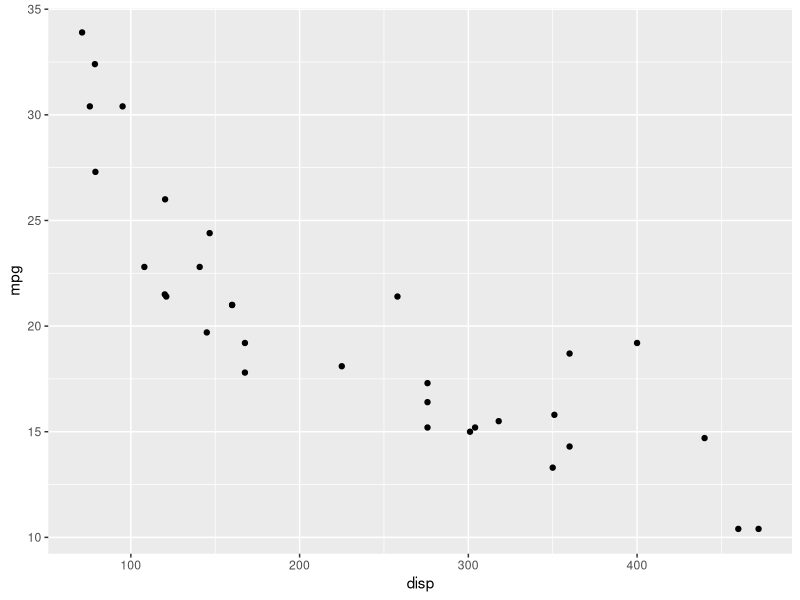
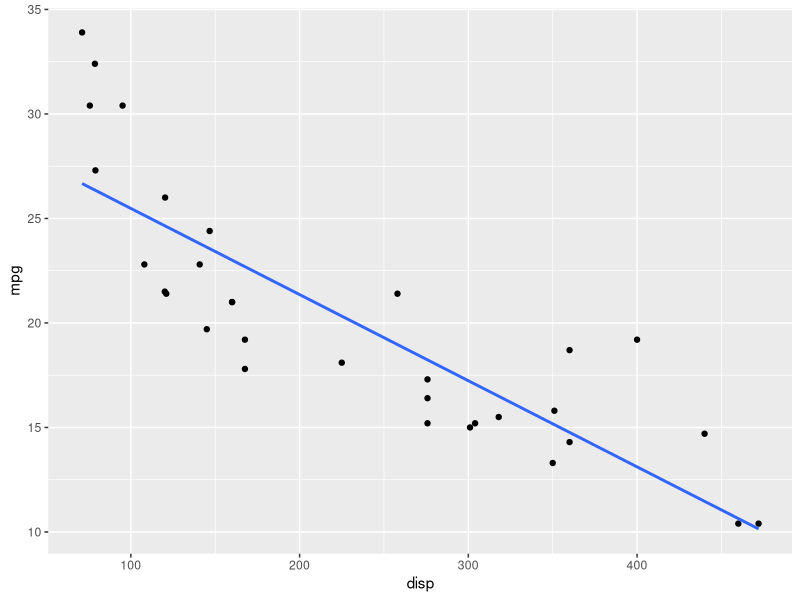
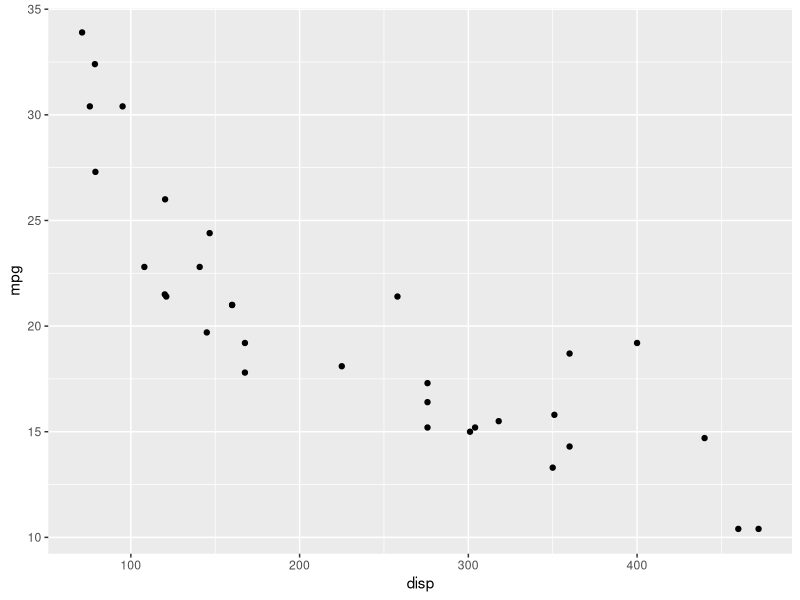
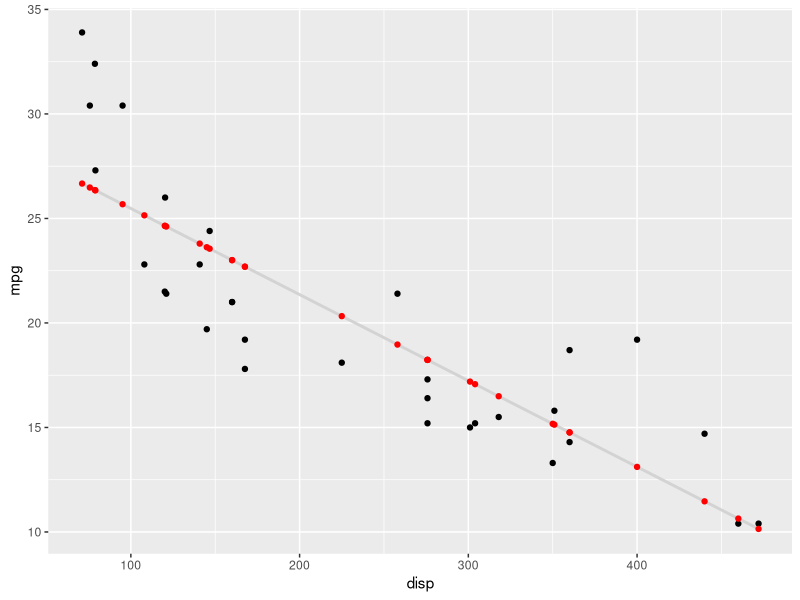
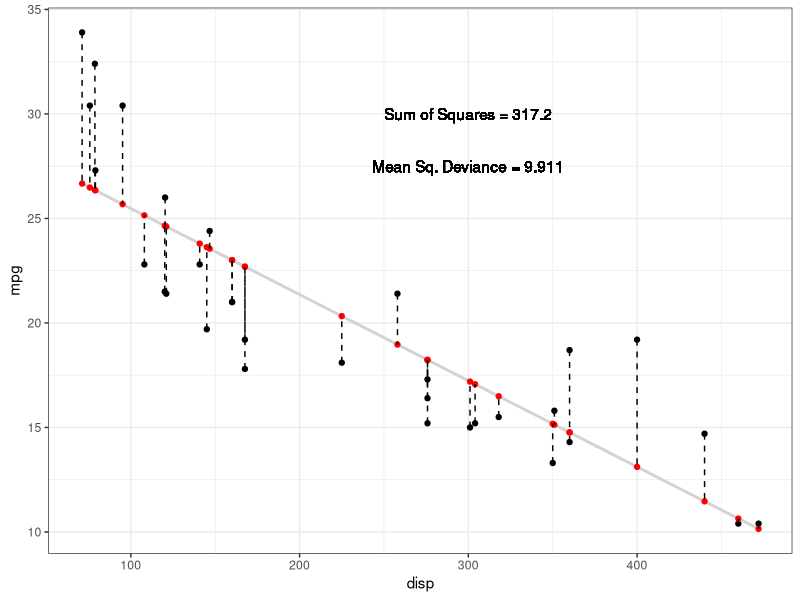
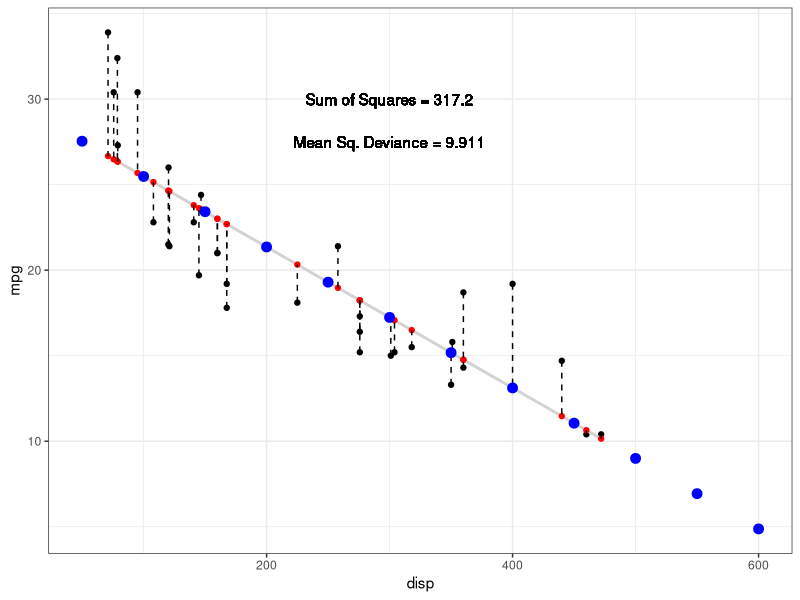
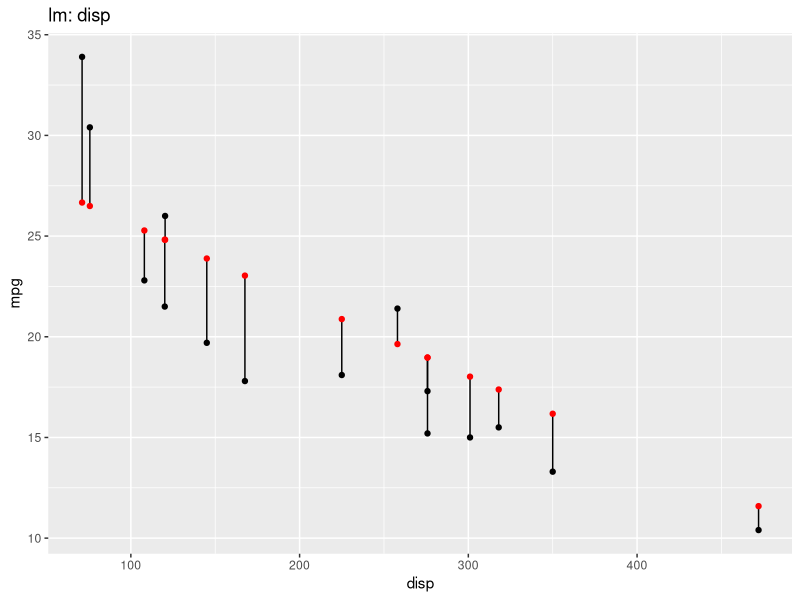
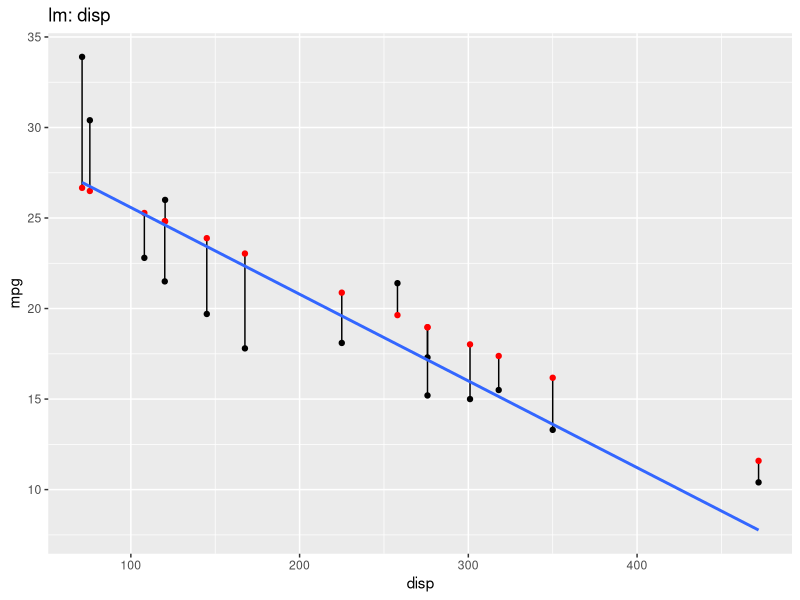

The R source for these figures, in order:
# Intro to linear and binomial regressions with single categorical predictor variables

#Packages
library(tidyverse)
library(fitdistrplus)
library(modelr)
library(patchwork)
library(caret)

# Data
data("mtcars")
df <- mtcars

# quick peek
glimpse(df)

#plot mpg vs disp

p <- ggplot(df, aes(x=disp,y=mpg)) +
  geom_point() 
p

p + geom_smooth(method = "lm", se=FALSE)

# Make linear model of relationship between disp and mpg
mod1 <- lm(mpg ~ disp, data = df)

# gather info from model
df$predicted <- predict(mod1)
df$residuals <- residuals(mod1)
p

# plot from above but with model precited values
p2 <- p + geom_smooth(method="lm", se=FALSE, alpha=.05, color="lightgrey") +
  geom_point(aes(y=df$predicted),color="Red")
p2

# Show residuals
p3 <- p2 + geom_segment(aes(xend=disp,yend=df$predicted),linetype=2) +
  theme_bw() + 
  geom_text(x=300,y=30,mapping = aes(label=paste0("Sum of Squares = ",signif(sum(residuals(mod1)^2),4)))) +
  geom_text(x=300,y=27.5,mapping = aes(label=paste0("Mean Sq. Deviance = ",signif(mean(residuals(mod1)^2),4))))
p3

# regression for PREDICTION ####

# Make dataframe of new values (must have same column names as in model you want to predict from)
newdata <- data.frame(disp = c(50,100,150,200,250,300,350,400,450,500,550,600))

# use new disp values to get predictions from mod1
newpreds <- add_predictions(newdata, model = mod1)
p3 + geom_point(newpreds, mapping=aes(x=newpreds$disp,y=newpreds$pred),color="Blue", size=3)


# Cross-validate your model predictions based on your own data ####

# Pick a random "half" of your data
modrows <- unlist(caret::createDataPartition(df$mpg,p = .5))


# use those random rows: half to build model, other half to test it against real data
mod.df <- df[modrows,]
cross.df <- df[-modrows,]

# model based on half of data
mod.cross <- lm(mpg ~ disp, data = mod.df)

cross.df <- add_predictions(cross.df, model = mod.cross, var = "cross.predictions")
mean(abs(cross.df$mpg - cross.df$cross.predictions)) # mean absolute difference btwn predictions and real data
mean(abs(df$mpg - df$predicted)) # for model built on whole data set


p.cross1 <- ggplot(cross.df, aes(x=disp,y=mpg)) +
  geom_point() + geom_segment(aes(xend=disp,yend=cross.predictions)) + 
  geom_point(aes(y=cross.predictions),color="Red") + ggtitle("lm: disp")
p.cross1
p.cross1 <- p.cross1 + geom_smooth(method = "lm", se=FALSE)
p.cross1

# Add another predictor variable
mod.aov <- aov(mpg ~ disp + wt, data = cross.df)
summary(mod.aov)

cross.df <- add_predictions(cross.df, model = mod.aov, var = "aov.cross.predictions")
mean(abs(cross.df$mpg - cross.df$aov.cross.predictions)) # mean absolute difference btwn predictions and real data
mean(abs(df$mpg - df$predicted)) # for model built on whole data set

p.cross2 <- ggplot(cross.df, aes(x=disp,y=mpg)) +
  geom_point() + geom_segment(aes(xend=disp,yend=aov.cross.predictions)) + 
  geom_point(aes(y=aov.cross.predictions),color="Red") + ggtitle("aov: disp + wt")
p.cross2
p.cross2 <- p.cross2 + geom_smooth(method = "lm", se=FALSE)
p.cross2

p.cross1 / p.cross2


################################################################


# Logistic regression

# Binary dependent variable
# vs	is variable in mtcars dataframe: "V" engine or "Straight" engine (o=V, 1=Straight)

# Can we predict whether a car is automatic or manual based on other data?

ggplot(df, aes(x=hp,y=vs)) + geom_point()

ggplot(df, aes(x=hp,y=vs)) + geom_point() + geom_smooth(method="lm",se=FALSE) +
  geom_text(x=250,y=.5,mapping=aes(label="WTF ?!\nLinear model no good for binary response."))

# Try "logistic" regression
mod2 <- glm(vs ~ hp, data = df, family = "binomial")
df$binom.pred <- predict(mod2, type = "response")
df$binom.resid <- residuals(mod2, type = "response")

summary(mod2)
exp(coefficients(mod2)) # This gives log-odds: for every 1-unit increase in hp, log-odds of being V-engine drop 0.0685


ggplot(df, aes(x=hp,y=vs)) +
  geom_segment(aes(xend=hp,yend=binom.pred), alpha=.5) +
  geom_point() +
  geom_point(aes(y=binom.pred), shape=22, color="Blue") +
  geom_point(data = df %>% filter(vs != round(binom.pred)),
             color = "red", size = 2)


# plot predicted probability of being a "v engine" as hp increases: ####

preds <- add_predictions(df,mod2,type = "response") # make new dataframe with predictions from model (mod2)

# plot the predictions over hp
ggplot(preds, aes(x=hp,y=pred)) +
  geom_smooth() +
  labs(y="Predicted probability of being a \"V-engine\" (based on mod2)",
       x="Horsepower")
